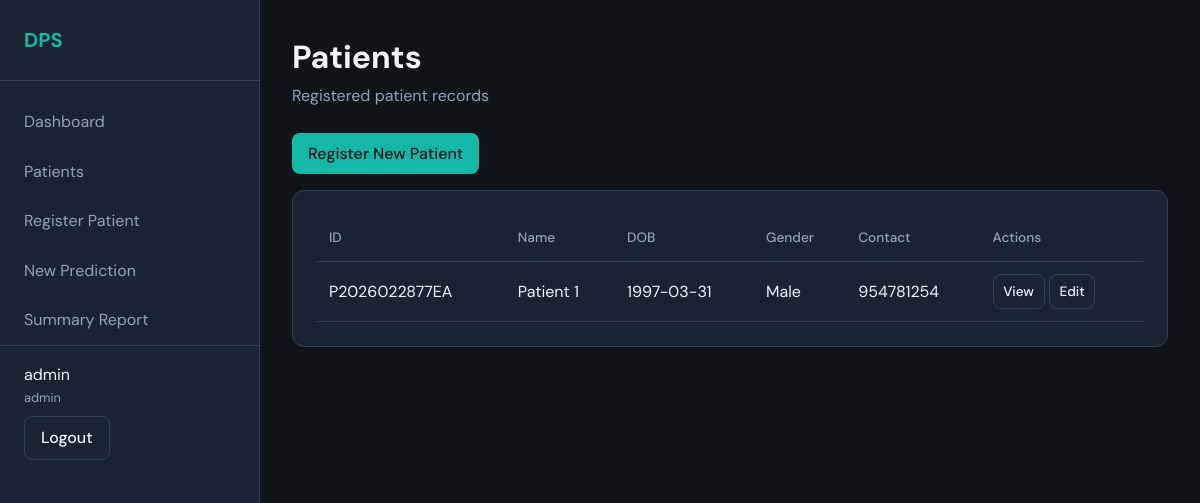
Screenshot of /patients/ (signed in) with the database file from the repository.
### app/models.py (models this page shows, shortened)
class User(UserMixin, db.Model):
    __tablename__ = 'users'
    id = db.Column(db.Integer, primary_key=True)
    username = db.Column(db.String(80), unique=True, nullable=False)
    email = db.Column(db.String(120), unique=True, nullable=False)
    password_hash = db.Column(db.String(256), nullable=False)
    role = db.Column(db.String(20), nullable=False)  # admin, doctor, nurse, staff
    created_at = db.Column(db.DateTime, default=datetime.utcnow)
    def can_manage_patients(self):
        return self.role in ('admin', 'doctor', 'nurse', 'staff')

class Patient(db.Model):
    __tablename__ = 'patients'
    id = db.Column(db.Integer, primary_key=True)
    patient_id = db.Column(db.String(20), unique=True, nullable=False)
    first_name = db.Column(db.String(100), nullable=False)
    last_name = db.Column(db.String(100), nullable=False)
    date_of_birth = db.Column(db.Date, nullable=False)
    gender = db.Column(db.String(10), nullable=False)
    contact_number = db.Column(db.String(20))
    email = db.Column(db.String(120))
    address = db.Column(db.Text)
    registered_by = db.Column(db.Integer, db.ForeignKey('users.id'))
    created_at = db.Column(db.DateTime, default=datetime.utcnow)
    updated_at = db.Column(db.DateTime, default=datetime.utcnow, onupdate=datetime.utcnow)
    predictions = db.relationship('Prediction', backref='patient', lazy='dynamic')

### app/routes/patient_routes.py (the view)
@patient_bp.route('/')
@login_required
@require_staff
def list_patients():
    patients = Patient.query.order_by(Patient.created_at.desc()).all()
    return render_template('patients/list.html', patients=patients)

### app/routes/patient_routes.py (called while the page is built)
def require_staff(f):
    @wraps(f)
    def decorated(*args, **kwargs):
        if not current_user.can_manage_patients():
            flash('Access denied. Staff role required.', 'error')
            return redirect(url_for('dashboard.overview'))
        return f(*args, **kwargs)
    return decorated

### app/templates/patients/list.html (shortened to what this page needs)
{% extends "base.html" %}
{% block content %}
<h1>Patients</h1>
<p style="color: var(--text-muted); margin-bottom: 1.5rem;">Registered patient records</p>
<a href="{{ url_for('patient.register') }}" class="btn btn-primary" style="margin-bottom: 1rem;">Register New Patient</a>
<div class="card">
    <table>
        <thead>
            <tr><th>ID</th><th>Name</th><th>DOB</th><th>Gender</th><th>Contact</th><th>Actions</th></tr>
        </thead>
        <tbody>
            {% for p in patients %}
            <tr>
                <td>{{ p.patient_id }}</td>
                <td>{{ p.first_name }} {{ p.last_name }}</td>
                <td>{{ p.date_of_birth }}</td>
                <td>{{ p.gender }}</td>
                <td>{{ p.contact_number or '-' }}</td>
                <td>
                    <a href="{{ url_for('patient.view', id=p.id) }}" class="btn btn-secondary" style="padding: 0.35rem 0.6rem; font-size: 0.85rem;">View</a>
                    <a href="{{ url_for('patient.edit', id=p.id) }}" class="btn btn-secondary" style="padding: 0.35rem 0.6rem; font-size: 0.85rem;">Edit</a>
                </td>
            </tr>
            {% else %}
            <tr><td colspan="6" style="text-align: center; color: var(--text-muted);">No patients registered yet.</td></tr>
            {% endfor %}
        </tbody>
    </table>
</div>
{% endblock %}

### app/templates/base.html (shortened to what this page needs)
<!DOCTYPE html>
<html lang="en">
<head>
</head>
<body>
    <div class="{% if current_user.is_authenticated %}layout{% endif %}">
        {% if current_user.is_authenticated %}
        <aside class="sidebar">
            <div class="sidebar-brand">DPS</div>
            <nav class="sidebar-nav">
                <a href="{{ url_for('dashboard.overview') }}">Dashboard</a>
                <a href="{{ url_for('patient.list_patients') }}">Patients</a>
                <a href="{{ url_for('patient.register') }}">Register Patient</a>
                <a href="{{ url_for('prediction.new') }}">New Prediction</a>
                <a href="{{ url_for('report.summary_report') }}">Summary Report</a>
            </nav>
            <div class="user-menu">
                <div>{{ current_user.username }}</div>
                <div style="font-size: 0.8rem; color: var(--text-muted);">{{ current_user.role }}</div>
                <a href="{{ url_for('auth.logout') }}" class="btn btn-secondary" style="margin-top: 0.5rem;">Logout</a>
            </div>
        </aside>
        {% endif %}
        <main class="main-content" {% if not current_user.is_authenticated %}style="max-width: 480px; margin: 0 auto; padding: 4rem 2rem;"{% endif %}>
            {% block content %}{% endblock %}
        </main>
    </div>
</body>
</html>

### app/templates/base.html (style rules this page uses)
:root { --bg-dark: #0f1419; --bg-card: #1a2332; --accent-teal: #14b8a6; --accent-blue: #3b82f6; --accent-amber: #f59e0b; --accent-red: #ef4444; --accent-green: #10b981; --text-primary: #f1f5f9; --text-muted: #94a3b8; --border: #334155; }
* { box-sizing: border-box; margin: 0; padding: 0; }
body { font-family: 'DM Sans', sans-serif; background: var(--bg-dark); color: var(--text-primary); min-height: 100vh; line-height: 1.6; }
.layout { display: flex; min-height: 100vh; }
.sidebar { width: 260px; background: var(--bg-card); border-right: 1px solid var(--border); padding: 1.5rem 0; }
.sidebar-brand { padding: 0 1.5rem 1.5rem; font-weight: 700; font-size: 1.25rem; color: var(--accent-teal); border-bottom: 1px solid var(--border); margin-bottom: 1rem; }
.sidebar-nav a { display: block; padding: 0.75rem 1.5rem; color: var(--text-muted); text-decoration: none; }
.main-content { flex: 1; padding: 2rem; overflow-y: auto; }
.btn { display: inline-block; padding: 0.5rem 1rem; border-radius: 8px; text-decoration: none; font-weight: 500; cursor: pointer; border: none; font-family: inherit; }
.btn-primary { background: var(--accent-teal); color: var(--bg-dark); }
.btn-secondary { background: var(--bg-card); color: var(--text-primary); border: 1px solid var(--border); }
.card { background: var(--bg-card); border: 1px solid var(--border); border-radius: 12px; padding: 1.5rem; margin-bottom: 1.5rem; }
table { width: 100%; border-collapse: collapse; }
th, td { padding: 0.75rem; text-align: left; border-bottom: 1px solid var(--border); }
th { color: var(--text-muted); font-weight: 500; font-size: 0.85rem; }
.user-menu { margin-top: auto; padding: 1rem 1.5rem; border-top: 1px solid var(--border); }

### rows the page displays
User: username "admin", role "admin"
Patient: patient_id "P2026022877EA", first_name "Patient", last_name "1", date_of_birth "1997-03-31", gender "Male", contact_number "954781254"
